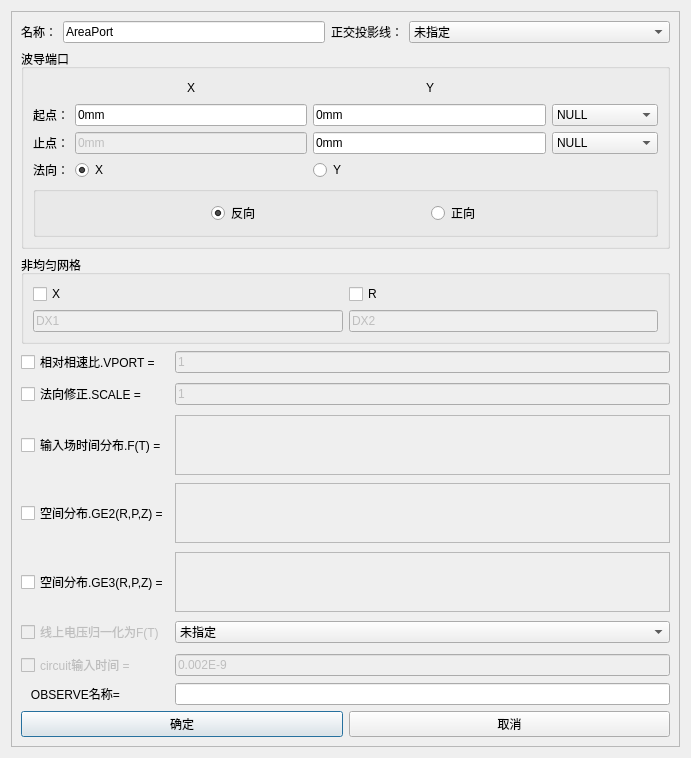
<?xml version="1.0" encoding="UTF-8"?>
<ui version="4.0">
 <class>Dialog_PortDlg</class>
 <widget class="QDialog" name="Dialog_PortDlg">
  <property name="windowModality">
   <enum>Qt::ApplicationModal</enum>
  </property>
  <property name="geometry">
   <rect>
    <x>0</x>
    <y>0</y>
    <width>691</width>
    <height>758</height>
   </rect>
  </property>
  <property name="sizePolicy">
   <sizepolicy hsizetype="Preferred" vsizetype="Preferred">
    <horstretch>0</horstretch>
    <verstretch>0</verstretch>
   </sizepolicy>
  </property>
  <property name="minimumSize">
   <size>
    <width>0</width>
    <height>0</height>
   </size>
  </property>
  <property name="maximumSize">
   <size>
    <width>4160</width>
    <height>6420</height>
   </size>
  </property>
  <property name="windowTitle">
   <string>波导端口</string>
  </property>
  <layout class="QGridLayout" name="gridLayout_7">
   <item row="0" column="0">
    <widget class="QScrollArea" name="scrollArea">
     <property name="sizePolicy">
      <sizepolicy hsizetype="Preferred" vsizetype="Preferred">
       <horstretch>0</horstretch>
       <verstretch>0</verstretch>
      </sizepolicy>
     </property>
     <property name="widgetResizable">
      <bool>true</bool>
     </property>
     <widget class="QWidget" name="scrollAreaWidgetContents">
      <property name="geometry">
       <rect>
        <x>0</x>
        <y>-54</y>
        <width>646</width>
        <height>788</height>
       </rect>
      </property>
      <layout class="QVBoxLayout" name="verticalLayout_2">
       <item>
        <layout class="QHBoxLayout" name="horizontalLayout" stretch="1,1,1,1">
         <item>
          <widget class="QLabel" name="Label_Name">
           <property name="sizePolicy">
            <sizepolicy hsizetype="Fixed" vsizetype="Preferred">
             <horstretch>0</horstretch>
             <verstretch>0</verstretch>
            </sizepolicy>
           </property>
           <property name="text">
            <string>名称：</string>
           </property>
          </widget>
         </item>
         <item>
          <widget class="QLineEdit" name="LineEdit_Name">
           <property name="sizePolicy">
            <sizepolicy hsizetype="Preferred" vsizetype="Fixed">
             <horstretch>1</horstretch>
             <verstretch>0</verstretch>
            </sizepolicy>
           </property>
           <property name="maximumSize">
            <size>
             <width>100000</width>
             <height>16777215</height>
            </size>
           </property>
           <property name="text">
            <string>AreaPort</string>
           </property>
          </widget>
         </item>
         <item>
          <widget class="QLabel" name="Label_Shadow">
           <property name="sizePolicy">
            <sizepolicy hsizetype="Fixed" vsizetype="Preferred">
             <horstretch>0</horstretch>
             <verstretch>0</verstretch>
            </sizepolicy>
           </property>
           <property name="text">
            <string>正交投影线：</string>
           </property>
          </widget>
         </item>
         <item>
          <widget class="StyledComboBox" name="ComboBox_Shadow">
           <property name="enabled">
            <bool>true</bool>
           </property>
           <property name="sizePolicy">
            <sizepolicy hsizetype="Preferred" vsizetype="Fixed">
             <horstretch>1</horstretch>
             <verstretch>0</verstretch>
            </sizepolicy>
           </property>
           <property name="maximumSize">
            <size>
             <width>3000</width>
             <height>16777215</height>
            </size>
           </property>
           <property name="sizeIncrement">
            <size>
             <width>1</width>
             <height>0</height>
            </size>
           </property>
           <property name="editable">
            <bool>false</bool>
           </property>
           <item>
            <property name="text">
             <string>未指定</string>
            </property>
           </item>
          </widget>
         </item>
        </layout>
       </item>
       <item>
        <widget class="QGroupBox" name="groupBox_Port">
         <property name="sizePolicy">
          <sizepolicy hsizetype="Preferred" vsizetype="Preferred">
           <horstretch>0</horstretch>
           <verstretch>0</verstretch>
          </sizepolicy>
         </property>
         <property name="title">
          <string>波导端口</string>
         </property>
         <property name="flat">
          <bool>true</bool>
         </property>
         <layout class="QVBoxLayout" name="verticalLayout">
          <item>
           <layout class="QGridLayout" name="gridLayout_3">
            <item row="0" column="3">
             <spacer name="horizontalSpacer_4">
              <property name="orientation">
               <enum>Qt::Horizontal</enum>
              </property>
              <property name="sizeHint" stdset="0">
               <size>
                <width>40</width>
                <height>20</height>
               </size>
              </property>
             </spacer>
            </item>
            <item row="3" column="4" colspan="3">
             <widget class="QRadioButton" name="radioButton_y">
              <property name="text">
               <string>Y</string>
              </property>
             </widget>
            </item>
            <item row="1" column="7">
             <widget class="StyledComboBox" name="ComboBox_start">
              <property name="sizePolicy">
               <sizepolicy hsizetype="Expanding" vsizetype="Fixed">
                <horstretch>0</horstretch>
                <verstretch>0</verstretch>
               </sizepolicy>
              </property>
              <item>
               <property name="text">
                <string>NULL</string>
               </property>
              </item>
             </widget>
            </item>
            <item row="2" column="0">
             <widget class="QLabel" name="label_end">
              <property name="text">
               <string>止点：</string>
              </property>
             </widget>
            </item>
            <item row="2" column="7">
             <widget class="StyledComboBox" name="ComboBox_end">
              <property name="sizePolicy">
               <sizepolicy hsizetype="Expanding" vsizetype="Fixed">
                <horstretch>0</horstretch>
                <verstretch>0</verstretch>
               </sizepolicy>
              </property>
              <item>
               <property name="text">
                <string>NULL</string>
               </property>
              </item>
             </widget>
            </item>
            <item row="3" column="0">
             <widget class="QLabel" name="label">
              <property name="sizePolicy">
               <sizepolicy hsizetype="Fixed" vsizetype="Preferred">
                <horstretch>0</horstretch>
                <verstretch>0</verstretch>
               </sizepolicy>
              </property>
              <property name="text">
               <string>法向：</string>
              </property>
             </widget>
            </item>
            <item row="1" column="0">
             <widget class="QLabel" name="label_start">
              <property name="text">
               <string>起点：</string>
              </property>
             </widget>
            </item>
            <item row="1" column="4" colspan="3">
             <widget class="QLineEdit" name="LineEdit_start_y">
              <property name="text">
               <string>0mm</string>
              </property>
             </widget>
            </item>
            <item row="2" column="4" colspan="3">
             <widget class="QLineEdit" name="LineEdit_end_y">
              <property name="text">
               <string>0mm</string>
              </property>
             </widget>
            </item>
            <item row="3" column="1" colspan="3">
             <widget class="QRadioButton" name="radioButton_x">
              <property name="text">
               <string>X</string>
              </property>
              <property name="checked">
               <bool>true</bool>
              </property>
             </widget>
            </item>
            <item row="0" column="1">
             <spacer name="horizontalSpacer_5">
              <property name="orientation">
               <enum>Qt::Horizontal</enum>
              </property>
              <property name="sizeHint" stdset="0">
               <size>
                <width>40</width>
                <height>20</height>
               </size>
              </property>
             </spacer>
            </item>
            <item row="0" column="5">
             <widget class="QLabel" name="label_Y">
              <property name="text">
               <string>Y</string>
              </property>
             </widget>
            </item>
            <item row="0" column="2">
             <widget class="QLabel" name="label_X">
              <property name="text">
               <string>X</string>
              </property>
             </widget>
            </item>
            <item row="0" column="6">
             <spacer name="horizontalSpacer_7">
              <property name="orientation">
               <enum>Qt::Horizontal</enum>
              </property>
              <property name="sizeHint" stdset="0">
               <size>
                <width>40</width>
                <height>20</height>
               </size>
              </property>
             </spacer>
            </item>
            <item row="2" column="1" colspan="3">
             <widget class="QLineEdit" name="LineEdit_end_x">
              <property name="enabled">
               <bool>false</bool>
              </property>
              <property name="text">
               <string>0mm</string>
              </property>
             </widget>
            </item>
            <item row="1" column="1" colspan="3">
             <widget class="QLineEdit" name="LineEdit_start_x">
              <property name="text">
               <string>0mm</string>
              </property>
             </widget>
            </item>
            <item row="0" column="4">
             <spacer name="horizontalSpacer_6">
              <property name="orientation">
               <enum>Qt::Horizontal</enum>
              </property>
              <property name="sizeHint" stdset="0">
               <size>
                <width>40</width>
                <height>20</height>
               </size>
              </property>
             </spacer>
            </item>
            <item row="4" column="0" colspan="8">
             <widget class="QGroupBox" name="groupBox_2">
              <property name="sizePolicy">
               <sizepolicy hsizetype="Expanding" vsizetype="Expanding">
                <horstretch>0</horstretch>
                <verstretch>0</verstretch>
               </sizepolicy>
              </property>
              <property name="title">
               <string/>
              </property>
              <property name="flat">
               <bool>true</bool>
              </property>
              <layout class="QGridLayout" name="gridLayout_5">
               <item row="0" column="0">
                <layout class="QHBoxLayout" name="horizontalLayout_4">
                 <item>
                  <spacer name="horizontalSpacer">
                   <property name="orientation">
                    <enum>Qt::Horizontal</enum>
                   </property>
                   <property name="sizeHint" stdset="0">
                    <size>
                     <width>40</width>
                     <height>20</height>
                    </size>
                   </property>
                  </spacer>
                 </item>
                 <item>
                  <widget class="QRadioButton" name="radioButton_opposite">
                   <property name="text">
                    <string>反向</string>
                   </property>
                   <property name="checked">
                    <bool>true</bool>
                   </property>
                  </widget>
                 </item>
                 <item>
                  <spacer name="horizontalSpacer_3">
                   <property name="orientation">
                    <enum>Qt::Horizontal</enum>
                   </property>
                   <property name="sizeHint" stdset="0">
                    <size>
                     <width>40</width>
                     <height>20</height>
                    </size>
                   </property>
                  </spacer>
                 </item>
                 <item>
                  <widget class="QRadioButton" name="radioButton_forward">
                   <property name="text">
                    <string>正向</string>
                   </property>
                  </widget>
                 </item>
                 <item>
                  <spacer name="horizontalSpacer_2">
                   <property name="orientation">
                    <enum>Qt::Horizontal</enum>
                   </property>
                   <property name="sizeHint" stdset="0">
                    <size>
                     <width>40</width>
                     <height>20</height>
                    </size>
                   </property>
                  </spacer>
                 </item>
                </layout>
               </item>
              </layout>
             </widget>
            </item>
           </layout>
          </item>
         </layout>
        </widget>
       </item>
       <item>
        <widget class="QGroupBox" name="groupBox">
         <property name="title">
          <string>非均匀网格</string>
         </property>
         <layout class="QGridLayout" name="gridLayout_4">
          <item row="0" column="0">
           <layout class="QHBoxLayout" name="horizontalLayout_6">
            <item>
             <widget class="QCheckBox" name="checkBox_x">
              <property name="text">
               <string>X</string>
              </property>
             </widget>
            </item>
            <item>
             <widget class="QCheckBox" name="checkBox_y">
              <property name="text">
               <string>R</string>
              </property>
             </widget>
            </item>
           </layout>
          </item>
          <item row="1" column="0">
           <spacer name="verticalSpacer_2">
            <property name="orientation">
             <enum>Qt::Vertical</enum>
            </property>
            <property name="sizeHint" stdset="0">
             <size>
              <width>20</width>
              <height>40</height>
             </size>
            </property>
           </spacer>
          </item>
          <item row="2" column="0">
           <layout class="QHBoxLayout" name="horizontalLayout_7">
            <item>
             <widget class="QLineEdit" name="LineEdit_DX1">
              <property name="enabled">
               <bool>false</bool>
              </property>
              <property name="text">
               <string>DX1</string>
              </property>
             </widget>
            </item>
            <item>
             <widget class="QLineEdit" name="LineEdit_DX2">
              <property name="enabled">
               <bool>false</bool>
              </property>
              <property name="text">
               <string>DX2</string>
              </property>
             </widget>
            </item>
           </layout>
          </item>
          <item row="3" column="0">
           <spacer name="verticalSpacer_3">
            <property name="orientation">
             <enum>Qt::Vertical</enum>
            </property>
            <property name="sizeHint" stdset="0">
             <size>
              <width>20</width>
              <height>40</height>
             </size>
            </property>
           </spacer>
          </item>
         </layout>
        </widget>
       </item>
       <item>
        <layout class="QGridLayout" name="gridLayout">
         <item row="2" column="1">
          <widget class="QCheckBox" name="checkBox_scale">
           <property name="text">
            <string>法向修正.SCALE =</string>
           </property>
          </widget>
         </item>
         <item row="4" column="1">
          <widget class="QCheckBox" name="checkBox_Ft">
           <property name="text">
            <string>输入场时间分布.F(T) =</string>
           </property>
          </widget>
         </item>
         <item row="12" column="2">
          <widget class="QLineEdit" name="LineEdit_circuit">
           <property name="enabled">
            <bool>false</bool>
           </property>
           <property name="text">
            <string>0.002E-9</string>
           </property>
          </widget>
         </item>
         <item row="5" column="2">
          <spacer name="verticalSpacer_8">
           <property name="orientation">
            <enum>Qt::Vertical</enum>
           </property>
           <property name="sizeHint" stdset="0">
            <size>
             <width>20</width>
             <height>40</height>
            </size>
           </property>
          </spacer>
         </item>
         <item row="8" column="1">
          <widget class="QCheckBox" name="checkBox_GE3">
           <property name="text">
            <string>空间分布.GE3(R,P,Z) =</string>
           </property>
          </widget>
         </item>
         <item row="12" column="1">
          <widget class="QCheckBox" name="checkBox_circuit">
           <property name="enabled">
            <bool>false</bool>
           </property>
           <property name="text">
            <string>circuit输入时间 =</string>
           </property>
          </widget>
         </item>
         <item row="10" column="2">
          <layout class="QHBoxLayout" name="horizontalLayout_8">
           <item>
            <widget class="StyledComboBox" name="ComboBox_FT">
             <property name="enabled">
              <bool>true</bool>
             </property>
             <item>
              <property name="text">
               <string>未指定</string>
              </property>
             </item>
            </widget>
           </item>
          </layout>
         </item>
         <item row="8" column="2">
          <widget class="QTextEdit" name="LineEdit_GE3">
           <property name="enabled">
            <bool>false</bool>
           </property>
           <property name="maximumSize">
            <size>
             <width>16777215</width>
             <height>60</height>
            </size>
           </property>
          </widget>
         </item>
         <item row="7" column="2">
          <spacer name="verticalSpacer_9">
           <property name="orientation">
            <enum>Qt::Vertical</enum>
           </property>
           <property name="sizeHint" stdset="0">
            <size>
             <width>20</width>
             <height>40</height>
            </size>
           </property>
          </spacer>
         </item>
         <item row="11" column="2">
          <spacer name="verticalSpacer_11">
           <property name="orientation">
            <enum>Qt::Vertical</enum>
           </property>
           <property name="sizeHint" stdset="0">
            <size>
             <width>20</width>
             <height>40</height>
            </size>
           </property>
          </spacer>
         </item>
         <item row="0" column="2">
          <widget class="QLineEdit" name="LineEdit_vport">
           <property name="enabled">
            <bool>false</bool>
           </property>
           <property name="text">
            <string>1</string>
           </property>
          </widget>
         </item>
         <item row="2" column="2">
          <widget class="QLineEdit" name="LineEdit_scale">
           <property name="enabled">
            <bool>false</bool>
           </property>
           <property name="text">
            <string>1</string>
           </property>
          </widget>
         </item>
         <item row="6" column="1">
          <widget class="QCheckBox" name="checkBox_GE2">
           <property name="text">
            <string>空间分布.GE2(R,P,Z) =</string>
           </property>
          </widget>
         </item>
         <item row="0" column="1">
          <widget class="QCheckBox" name="checkBox_vport">
           <property name="text">
            <string>相对相速比.VPORT =</string>
           </property>
          </widget>
         </item>
         <item row="4" column="2">
          <widget class="QTextEdit" name="LineEdit_Ft">
           <property name="enabled">
            <bool>false</bool>
           </property>
           <property name="maximumSize">
            <size>
             <width>16777215</width>
             <height>60</height>
            </size>
           </property>
          </widget>
         </item>
         <item row="1" column="2">
          <spacer name="verticalSpacer_4">
           <property name="orientation">
            <enum>Qt::Vertical</enum>
           </property>
           <property name="sizeHint" stdset="0">
            <size>
             <width>20</width>
             <height>40</height>
            </size>
           </property>
          </spacer>
         </item>
         <item row="6" column="2">
          <widget class="QTextEdit" name="LineEdit_GE2">
           <property name="enabled">
            <bool>false</bool>
           </property>
           <property name="maximumSize">
            <size>
             <width>16777215</width>
             <height>60</height>
            </size>
           </property>
          </widget>
         </item>
         <item row="10" column="1">
          <widget class="QCheckBox" name="checkBox_FT">
           <property name="enabled">
            <bool>false</bool>
           </property>
           <property name="text">
            <string>线上电压归一化为F(T)</string>
           </property>
          </widget>
         </item>
         <item row="9" column="2">
          <spacer name="verticalSpacer_10">
           <property name="orientation">
            <enum>Qt::Vertical</enum>
           </property>
           <property name="sizeHint" stdset="0">
            <size>
             <width>20</width>
             <height>40</height>
            </size>
           </property>
          </spacer>
         </item>
         <item row="13" column="1">
          <widget class="QLabel" name="label_obs">
           <property name="text">
            <string>   OBSERVE名称=</string>
           </property>
          </widget>
         </item>
         <item row="13" column="2">
          <widget class="QLineEdit" name="lineEdit_obs"/>
         </item>
         <item row="3" column="2">
          <spacer name="verticalSpacer_5">
           <property name="orientation">
            <enum>Qt::Vertical</enum>
           </property>
           <property name="sizeHint" stdset="0">
            <size>
             <width>20</width>
             <height>40</height>
            </size>
           </property>
          </spacer>
         </item>
        </layout>
       </item>
       <item>
        <layout class="QGridLayout" name="gridLayout_6">
         <item row="0" column="0">
          <widget class="QPushButton" name="pb_ok">
           <property name="text">
            <string>确定</string>
           </property>
          </widget>
         </item>
         <item row="0" column="1">
          <widget class="QPushButton" name="pb_cancel">
           <property name="text">
            <string>取消</string>
           </property>
          </widget>
         </item>
        </layout>
       </item>
       <item>
        <spacer name="verticalSpacer_14">
         <property name="orientation">
          <enum>Qt::Vertical</enum>
         </property>
         <property name="sizeHint" stdset="0">
          <size>
           <width>20</width>
           <height>40</height>
          </size>
         </property>
        </spacer>
       </item>
      </layout>
      <zorder>verticalSpacer_14</zorder>
      <zorder>groupBox</zorder>
      <zorder></zorder>
      <zorder>groupBox_Port</zorder>
      <zorder></zorder>
      <zorder></zorder>
     </widget>
    </widget>
   </item>
  </layout>
 </widget>
 <customwidgets>
  <customwidget>
   <class>StyledComboBox</class>
   <extends>QComboBox</extends>
   <header>StyledComboBox.h</header>
  </customwidget>
 </customwidgets>
 <resources/>
 <connections/>
</ui>
